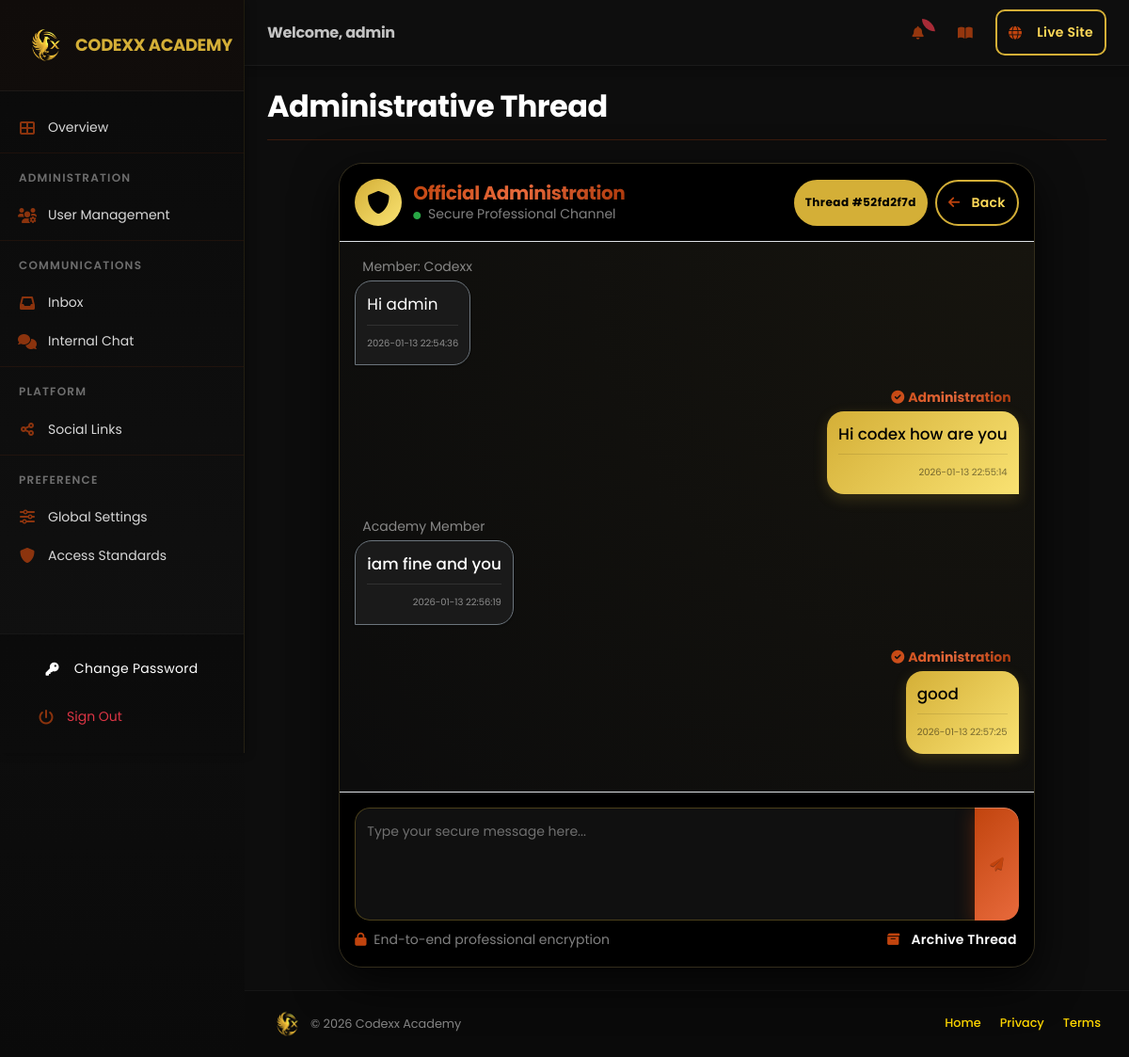
Screenshot of /dashboard/messages/internal/view/52fd2f7d-dd81-41d2-bbf9-deab9fc77265 (signed in) with the database file from the repository.
### models.py (models this page shows)
class Message(db.Model):
    __tablename__ = 'messages'
    id = db.Column(db.String(36), primary_key=True, default=lambda: str(uuid.uuid4()))
    workspace_id = db.Column(db.String(36), db.ForeignKey('workspaces.id'))
    name = db.Column(db.String(255), nullable=False)
    email = db.Column(db.String(255), nullable=False)
    message = db.Column(db.Text, nullable=False)
    is_read = db.Column(db.Boolean, default=False)
    is_internal = db.Column(db.Boolean, default=False) # True for chat/reply, False for public inquiry
    sender_id = db.Column(db.String(36)) # For internal messaging
    receiver_id = db.Column(db.String(36)) # For internal messaging
    parent_id = db.Column(db.String(36)) # To link replies to original message
    sender_role = db.Column(db.String(20), default='visitor')
    category = db.Column(db.String(30), default='portfolio') # 'platform', 'portfolio', 'internal'
    request_type = db.Column(db.String(100))  # Type of request
    interest_area = db.Column(db.String(100))  # Area of interest
    seriousness = db.Column(db.String(50))  # Seriousness level
    contact_pref = db.Column(db.String(50))  # Preferred contact method
    company = db.Column(db.String(255))  # Company/Project name
    created_at = db.Column(db.DateTime, default=datetime.utcnow)
    updated_at = db.Column(db.DateTime, default=datetime.utcnow, onupdate=datetime.utcnow)

### blueprints/dashboard/routes.py (the view)
@dashboard_bp.route('/messages/internal/view/<message_id>')
@login_required
@disable_in_demo
def internal_view(message_id):
    username = session.get('username')
    is_admin = session.get('is_admin', False)
    try:
        db_message = Message.query.get(message_id)
        if not db_message:
            flash('Message not found.', 'danger')
            return redirect(url_for('dashboard.internal_messages'))
        if not db_message.is_read:
            db_message.is_read = True
            db.session.commit()
        message = {
            'id': db_message.id,
            'name': db_message.name,
            'email': db_message.email,
            'message': db_message.message,
            'read': db_message.is_read,
            'category': db_message.category,
            'sender_id': db_message.sender_id,
            'receiver_id': db_message.receiver_id,
            'sender_role': db_message.sender_role,
            'date': db_message.created_at.strftime('%Y-%m-%d %H:%M:%S') if db_message.created_at else '',
            'display_name': db_message.name or 'Unknown'
        }
        db_replies = Message.query.filter_by(parent_id=message_id).order_by(Message.created_at.asc()).all()
        replies = []
        for r in db_replies:
            replies.append({
                'id': r.id,
                'name': r.name,
                'email': r.email,
                'message': r.message,
                'sender_role': r.sender_role,
                'date': r.created_at.strftime('%Y-%m-%d %H:%M:%S') if r.created_at else ''
            })
        current_app.logger.info(f"Loaded internal message {message_id} with {len(replies)} replies")
    except Exception as e:
        current_app.logger.error(f"Error loading internal message: {str(e)}")
        flash('Error loading message.', 'danger')
        return redirect(url_for('dashboard.internal_messages'))
    return render_template('dashboard/internal_view.html',
                          message=message,
                          replies=replies,
                          is_admin=is_admin)

### utils/data.py (called while the page is built, shortened)
def get_workspace_by_username(username):
    return Workspace.query.filter_by(slug=username).first()

def load_data(username=None):
    try:
        if username:
            workspace = get_workspace_by_username(username)
            if workspace:
                return workspace_to_dict(workspace)
            else:
                return load_data_from_json(username=username)
    except Exception as e:
        current_app.logger.error(f"Error loading data: {str(e)}")
        return load_data_from_json(username=username)

def message_to_dict(message):
    return {
        'id': message.id,
        'name': message.name,
        'email': message.email,
        'message': message.message,
        'read': message.is_read,
        'category': message.category or 'portfolio',
        'sender_id': message.sender_id,
        'receiver_id': message.receiver_id,
        'date': message.created_at.strftime('%Y-%m-%d %H:%M:%S') if message.created_at else None
    }

### utils/helpers.py (called while the page is built, shortened)
def get_unread_messages_count():
    try:
        from flask import session
        from models import Message, User
        from extensions import db
        username = session.get('username')
        is_admin = session.get('is_admin', False)
        if not username:
            return 0
        if is_admin:
            unread_count = Message.query.filter(
                Message.is_read == False,
                db.or_(
                    Message.workspace_id.is_(None),  # Platform messages
                    Message.receiver_id == 'admin',  # Messages to admin
                    Message.category == 'platform'
                )
            ).count()
        return unread_count
    except Exception as e:
        current_app.logger.error(f"Error getting unread messages count: {str(e)}")
        return 0

### utils/ui_helpers.py (called while the page is built)
def get_blueprint_styles(blueprint_name: Optional[str]) -> List[str]:
    if not blueprint_name:
        return []
    blueprint_css_map = {
        'dashboard': [
            'css/pages/dashboard.css',
        ],
        'auth': [
            'css/pages/auth.css',
        ],
        'pages': [
            'css/pages/public.css',
        ],
        'portfolio': [
        ],
    }
    return blueprint_css_map.get(blueprint_name, [])

### templates/dashboard/internal_view.html (shortened to what this page needs)
{% extends "dashboard/base.html" %}
{% block page_title %}Administrative Thread{% endblock %}
{% block content %}
<div class="row justify-content-center">
    <div class="col-lg-10">
        <div class="card bg-dark border-gold-opacity shadow-lg" style="border-radius: 25px; overflow: hidden;">
            <div class="card-header border-bottom border-gold-opacity p-4 bg-black d-flex justify-content-between align-items-center">
                <div class="d-flex align-items-center gap-3">
                    <div class="avatar-md bg-gold-gradient rounded-circle d-flex align-items-center justify-content-center shadow" style="width: 50px; height: 50px;">
                        <i class="fas fa-shield-alt text-black fs-4"></i>
                    </div>
                    <div>
                        <h4 class="mb-0 fw-bold gold-text">Official Administration</h4>
                        <p class="mb-0 text-muted small"><i class="fas fa-circle text-success me-1" style="font-size: 8px;"></i> Secure Professional Channel</p>
                    </div>
                </div>
                <div class="d-flex gap-2">
                    <span class="badge bg-gold text-black px-3 py-2 rounded-pill">Thread #{{ message.id[:8] }}</span>
                    <a href="{{ url_for('dashboard.internal_messages') }}" class="btn btn-sm btn-outline-gold rounded-pill px-3">
                        <i class="fas fa-arrow-left me-1"></i> Back
                    </a>
                </div>
            </div>
            <div class="card-body p-4 bg-black-opacity-50" style="min-height: 400px; max-height: 600px; overflow-y: auto; background-image: radial-gradient(circle at top right, rgba(212, 175, 55, 0.05), transparent);">
                <div class="message-bubble mb-4 d-flex flex-column align-items-start">
                    <div class="small text-muted mb-1 ms-2">Member: {{ message.name }}</div>
                    <div class="p-3 rounded-4 bg-dark border border-secondary text-white shadow-sm" style="max-width: 80%; border-bottom-left-radius: 0 !important; background-color: #1a1a1a !important;">
                        <p class="mb-0 text-white" style="font-size: 1.05rem; line-height: 1.5; color: #ffffff !important;">{{ message.message }}</p>
                        <div class="text-end mt-2 border-top border-secondary-opacity pt-1">
                            <small class="text-white-50" style="font-size: 10px;">{{ message.date }}</small>
                        </div>
                    </div>
                </div>
                {% for reply in replies %}
                <div class="message-bubble mb-4 d-flex flex-column {% if reply.sender_role == 'admin' %}align-items-end{% else %}align-items-start{% endif %}">
                    <div class="small text-muted mb-1 {% if reply.sender_role == 'admin' %}me-2{% else %}ms-2{% endif %}">
                        {% if reply.sender_role == 'admin' %}
                            <span class="gold-text fw-bold"><i class="fas fa-check-circle me-1"></i>Administration</span>
                        {% else %}
                            <span class="text-white-50">Academy Member</span>
                        {% endif %}
                    </div>
                    <div class="p-3 rounded-4 {% if reply.sender_role == 'admin' %}bg-gold-gradient text-black shadow-gold{% else %}bg-dark border border-secondary text-white shadow-sm{% endif %}"
                         style="max-width: 80%; {% if reply.sender_role == 'admin' %}border-bottom-right-radius: 0 !important;{% else %}border-bottom-left-radius: 0 !important; background-color: #1a1a1a !important;{% endif %}">
                        <p class="mb-0 fw-500 {% if reply.sender_role == 'admin' %}text-black{% else %}text-white{% endif %}" style="font-size: 1.05rem; line-height: 1.5; {% if reply.sender_role != 'admin' %}color: #ffffff !important;{% endif %}">{{ reply.message }}</p>
                        <div class="text-end mt-2 {% if reply.sender_role == 'admin' %}border-top border-black-opacity{% else %}border-top border-secondary-opacity{% endif %} pt-1">
                            <small class="{% if reply.sender_role == 'admin' %}text-black-50{% else %}text-white-50{% endif %}" style="font-size: 10px;">{{ reply.date }}</small>
                        </div>
                    </div>
                </div>
                {% endfor %}
            </div>
            <div class="card-footer border-top border-gold-opacity p-4 bg-black">
                <form action="{{ url_for('dashboard.reply_message', message_id=message.id) }}" method="POST">
                    <div class="input-group shadow-sm" style="border-radius: 15px; overflow: hidden;">
                        <textarea name="reply_content" class="form-control bg-dark border-gold-opacity text-white p-3"
                                  rows="2" placeholder="Type your secure message here..." style="resize: none;"></textarea>
                        <button type="submit" class="btn btn-gold-gradient px-4">
                            <i class="fas fa-paper-plane"></i>
                        </button>
                    </div>
                    <div class="mt-2 d-flex justify-content-between align-items-center">
                        <small class="text-muted"><i class="fas fa-lock me-1"></i> End-to-end professional encryption</small>
                        <div class="d-flex gap-2">
                             <a href="{{ url_for('dashboard.delete_message', message_id=message.id) }}"
                                class="btn btn-link text-danger text-decoration-none small p-0"
                                onclick="return confirm('Archive this thread?')">
                                <i class="fas fa-archive me-1"></i> Archive Thread
                            </a>
                        </div>
                    </div>
                </form>
            </div>
        </div>
    </div>
</div>
{% endblock %}

### static/themes/terracotta-red.css (style rules this page uses)
:root[data-portfolio-theme="terracotta-red"], html[data-portfolio-theme="terracotta-red"] { --primary-color: #C1440E; --primary-rgb: 193, 68, 14; --primary-dark: #A83609; --primary-light: #E86A3C; --secondary-color: #8B2E0B; --accent-color: #F4A373; --gold-gradient: linear-gradient(135deg, #C1440E 0%, #E86A3C 50%, #A83609 100%); --text-primary: #2d1a0e; --text-secondary: #5c3821; --bg-primary: #ffffff; --bg-secondary: #faf7f2; --bg-rgb: 255, 255, 255; --border-color: rgba(193, 68, 14, 0.3); --shadow: 0 8px 32px rgba(193, 68, 14, 0.1); --shadow-lg: 0 16px 48px rgba(193, 68, 14, 0.15); --navbar-bg: rgba(255, 255, 255, 0.95); --sidebar-bg: #1a0f06; }
html[data-portfolio-theme="terracotta-red"][data-theme="dark"] { --text-primary: #ffffff; --text-secondary: #d8d8d8; --bg-primary: #1a0f06; --bg-secondary: #2d1a0e; --bg-rgb: 26, 15, 6; --border-color: rgba(193, 68, 14, 0.25); --shadow: 0 8px 32px rgba(0, 0, 0, 0.6); --shadow-lg: 0 16px 48px rgba(0, 0, 0, 0.8); --navbar-bg: rgba(26, 15, 6, 0.9); --sidebar-bg: #110904; }

### static/css/utilities/contrast-enhancement.css (style rules this page uses)
.badge { font-weight: 600; padding: 0.5rem 0.75rem !important; opacity: 1 !important; }
.badge.bg-gold { background-color: #D4AF37 !important; color: #000000 !important; font-weight: 700; }
.card { background-color: rgba(26, 26, 26, 0.95) !important; border: 1px solid rgba(212, 175, 55, 0.15) !important; }
.card-body { color: #E0E0E0; }
.btn { font-weight: 600; letter-spacing: 0.02em; transition: all 0.3s ease; color: #FFFFFF !important; }
.btn-gold-gradient { color: #FFFFFF !important; text-shadow: 0 1px 0 rgba(0,0,0,0.35); font-weight: 700; }
.btn-outline-gold { color: #FFD958 !important; border-color: #D4AF37 !important; }
h1, h2, h3, h4, h5, h6 { color: #FFFFFF !important; font-weight: 700; }
a { color: #FFD700 !important; text-decoration: none; transition: color 0.3s ease; }

### static/css/base/variables.css (style rules this page uses)
:root { --font-main: var(--font-family-primary); --spacing-xs: var(--spacing-1); --spacing-sm: var(--spacing-2); --spacing-md: var(--spacing-4); --spacing-lg: var(--spacing-6); --spacing-xl: var(--spacing-8); --border-width: var(--border-width-thin); --border-radius-sm: var(--border-radius-md); --border-radius-md: var(--border-radius-lg); --border-radius-lg: var(--border-radius-xl); --transition-fast: var(--transition-fast); --transition-base: var(--transition-base); --sidebar-width: var(--sidebar-width); }

### static/css/base/typography.css (style rules this page uses)
body { font-family: var(--font-main); background: var(--bg-primary); color: var(--text-primary); overflow-x: hidden; line-height: 1.6; -webkit-font-smoothing: antialiased; }
h1, h2, h3, h4, h5, h6 { font-weight: 700; letter-spacing: -0.02em; color: var(--text-primary) !important; margin-bottom: var(--spacing-md); }
p, span, li, label { color: var(--text-primary); }
.text-muted { color: var(--text-secondary) !important; }
.gold-text { color: var(--primary-color) !important; }

### static/css/base/base-styles.css (style rules this page uses)
:root { --base-primary-gold: #D4AF37; --base-bg-black: #0d0d0d; --base-card-bg: #1a1a1a; --base-gold-gradient: linear-gradient(135deg, #D4AF37 0%, #FFD700 50%, #B8941F 100%); }
.gold-text { color: var(--base-primary-gold); }
.text-muted { color: rgba(255, 255, 255, 0.6) !important; }
.bg-black-opacity-50 { background-color: rgba(0, 0, 0, 0.5); }

### static/css/components/buttons.css (style rules this page uses)
.btn { font-family: 'Poppins', sans-serif; font-weight: 600; border-radius: 10px; padding: 10px 24px; transition: all 0.3s cubic-bezier(0.4, 0, 0.2, 1); display: inline-flex; align-items: center; justify-content: center; gap: 8px; text-decoration: none; cursor: pointer; border: 2px solid transparent; font-size: 0.9rem; line-height: 1.5; position: relative; overflow: hidden; }
.btn-gold, .btn-gold-gradient { background: linear-gradient(135deg, #D4AF37 0%, #B8860B 100%); color: #000 !important; border: none; font-weight: 700; box-shadow: 0 4px 15px rgba(212, 175, 55, 0.25); }
.btn-outline-gold { background: transparent; color: #D4AF37 !important; border: 2px solid #D4AF37; }
.btn-sm { padding: 8px 18px; font-size: 0.85rem; border-radius: 8px; }
.rounded-pill { border-radius: 50px !important; }

### static/css/components/cards.css (style rules this page uses)
.card { background: rgba(25, 25, 25, 0.95); border: 1px solid rgba(255, 255, 255, 0.05); border-radius: var(--border-radius-xl); backdrop-filter: blur(12px); transition: var(--transition-base); overflow: hidden; }
.card-header { background: rgba(0, 0, 0, 0.3); border-bottom: 1px solid rgba(255, 255, 255, 0.05); padding: var(--spacing-4) var(--spacing-5); }
.card-body { padding: var(--spacing-5); }
.card-footer { background: rgba(0, 0, 0, 0.2); border-top: 1px solid rgba(255, 255, 255, 0.05); padding: var(--spacing-4) var(--spacing-5); }

### rows the page displays
Message: name "Codexx", message "Hi admin"
Message: sender_role "admin" (drawn), message "Hi codex how are you", date "2026-01-13 22:55:14"
Message: sender_role "Academy Member", message "iam fine and you", date "2026-01-13 22:56:19"
Message: sender_role "admin" (drawn), message "good", date "2026-01-13 22:57:25"

### other values shown
{{ session.get('username') }} "admin"
{{ message.id[:8] }} "52fd2f7d"
{{ message.date }} "2026-01-13 22:54:36"
